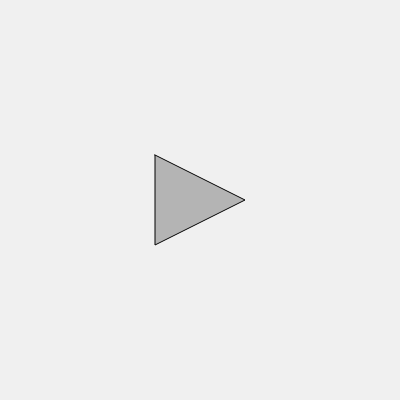
Frame 1 (no input)
Frame 60 (no input): identical to frame 1, image omitted
Frame 120 (the mouse pressed at the canvas centre since frame 60): identical to frame 1, image omitted

The p5.js sketch that drew this single still picture (run headless with seeded random() and noise() and a simulated clock; from frame 60 on, the mouse is pressed at the canvas centre):

// p5.js sketch
// ── sketch.js
var posX, posY;
var spaceShipColor;

function setup() {
  createCanvas(400, 400);
  posX = width / 2;
  posY = height / 2;
  spaceShipColor = color(180);
}

function draw() {
  background(240);
  drawSpaceShip(posX, posY);
}

function drawSpaceShip(posX, posY) {
  fill(spaceShipColor);
  beginShape();
  vertex(posX - 45, posY - 45);
  vertex(posX + 45, posY);
  vertex(posX - 45, posY + 45);
  endShape(CLOSE);
}

/* 
 ASCII Values for Keys
 More info on 
 keyPressed: https://p5js.org/reference/#/p5/keyPressed
 keyCode: https://p5js.org/reference/#/p5/keyCode

 W = 87
 A = 65
 S = 83
 D = 68

*/

function keyPressed() {
  /* This moves the space ship */
  if (keyCode === 87) {
    posY -= 12;
  } else if (keyCode === 65) {
    posX -= 12;
  } else if (keyCode === 83) {
    posY += 12;
  } else if (keyCode === 68) {
    posX += 12;
  }
}

function mouseClicked() {
  /* Acts as both mousePressed and mouseReleased */
  /* sets a random space shit color */
  spaceShipColor = color(random(255), random(255), random(255));
}

/* Uncomment as needed! */

/* function mouseMoved() {
  posX = mouseX;
  posY = mouseY;
} */

/* function mousePressed() {
  // sets space shit color
  spaceShipColor = color("blue");
}

function mouseReleased() {
  // Resets space ship color 
  spaceShipColor = color(180);
} */
